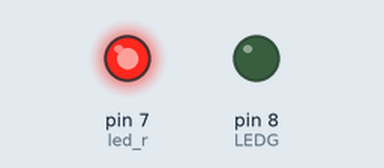
This sketch was run on a simulated Arduino Uno, built with avr-gcc and run on an emulated ATmega328P. Parts: output pins drawn as LEDs (lit = HIGH).

Above: at 0.5 s.
At 2.5 s:
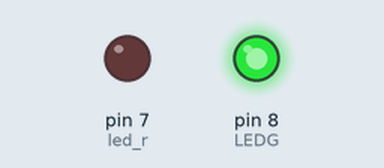
At 3.5 s:
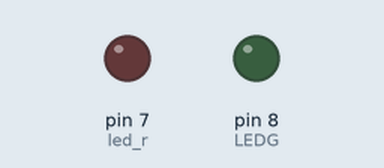
Timing chart, 0 to 5.2 s (numbered marks = the images above):
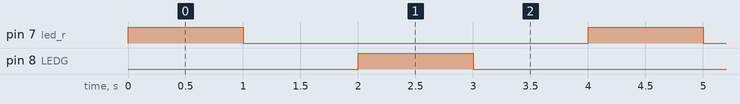

The sketch:

week01_01.ino
```cpp
#define LEDG 8

int led_r = 7;

void setup()
{
  pinMode(led_r, OUTPUT);
  pinMode(LEDG, OUTPUT);
}

void loop()
{
  digitalWrite(led_r, HIGH);
  delay(1000); // Wait for 1000 millisecond(s)
  digitalWrite(led_r, LOW);
  delay(1000); // Wait for 1000 millisecond(s)
  digitalWrite(LEDG, HIGH);
  delay(1000); // Wait for 1000 millisecond(s)
  digitalWrite(LEDG, LOW);
  delay(1000); // Wait for 1000 millisecond(s)
}
```

Measured:
- by itself, pin 7 (led_r), pin 8 (LEDG): alternates HIGH for 1.0 s and LOW for 3.0 s
- by itself, everything shown: repeats every 4.0 s, in 4 steps
